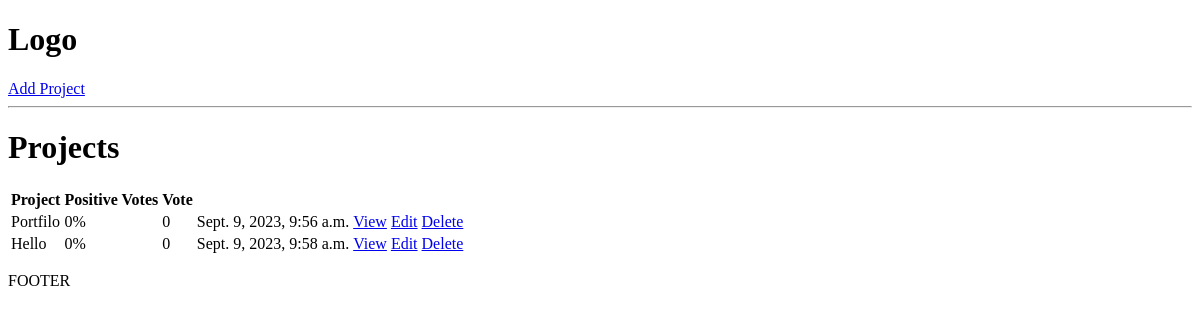
/, run on an earlier commit of the app's database.
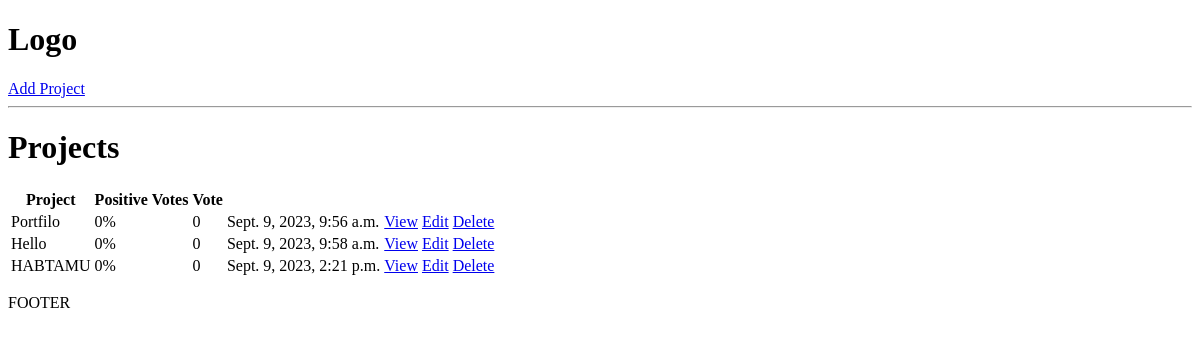
And on a later commit of the database.
### projects/models.py (models this page shows, shortened)
class Project(models.Model):
    title = models.CharField(max_length=200)
    description= models.TextField(null=True,blank=True)
    demo_link = models.CharField(max_length=2000,null=True,blank=True)
    source_link = models.CharField(max_length=2000,null=True,blank=True)
    tags = models.ManyToManyField('Tag',blank=True)
    vote_total = models.IntegerField(default=0,null=True,blank=True)
    vote_ratio = models.IntegerField(default=0,null=True,blank=True)
    created = models.DateTimeField(auto_now_add=True)
    id = models.UUIDField(default=uuid.uuid4,unique=True,primary_key=True,editable=False)

### projects/views.py (the view)
# urls.py: path('',include('projects.urls')),
def projects(request):
    projects = Project.objects.all()
    context ={'projects':projects}
    return render(request, 'projects/projects.html',context)

### projects/templates/projects/projects.html
{%extends 'main.html'%}
{%block content%}
<h1>Projects</h1>
<table>
    <tr>
        <th>Project</th>
        <th>Positive Votes</th>
        <th>Vote</th>
        <th></th>
        <th></th>
    </tr>
    {%for project in projects %}
    <tr>
        <td>{{project.title}}</td>
        <td>{{project.vote_ratio}}%</td>
        <td>{{project.vote_total}}</td>
        <td>{{project.created}}</td>
        <td><a href="{%url 'project' project.id%}">View</a></td>
        <td><a href="{%url 'update-project' project.id%}">Edit</a></td>
        <td><a href="{%url 'delete-project' project.id%}">Delete</a></td>
    </tr>
    {%endfor%}
</table>
{%endblock%}

What changed in the data, as far as the page shows it:
added Project: title "HABTAMU", vote_ratio "0", vote_total "0", created "Sept. 9, 2023, 2:21 p.m."
